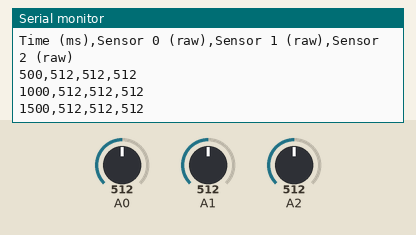
Simulated run of this program. Board: Arduino Uno, built with avr-gcc and run on an emulated ATmega328P. On the bench: the last lines printed to the serial monitor. The inputs (shaded band) are chosen by the test bench; at power-on: A0 = 512, A1 = 512, A2 = 512.

Above: at 1.8 s.
1.9 s: A0 set to 716
At 2.31 s:
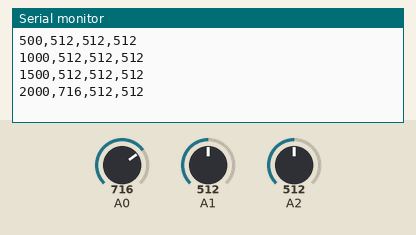
3.4 s: A1 set to 716
At 3.9 s:
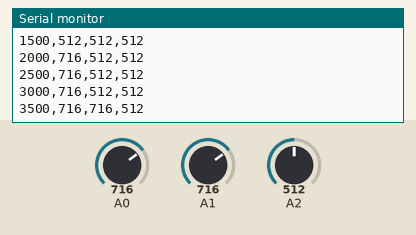
4.9 s: A2 set to 716
At 5.4 s:
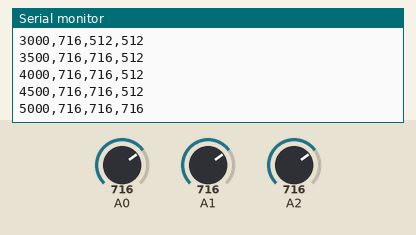
6.4 s: A0 set to 900
At 6.81 s:
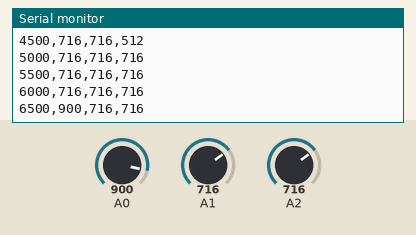
7.9 s: A1 set to 900
At 8.31 s:
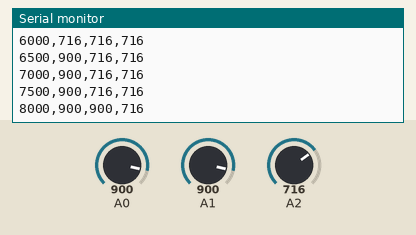
9.4 s: A2 set to 900
At 9.81 s:
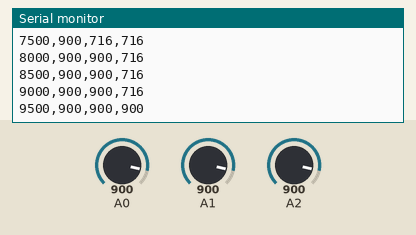
Timing chart, 0 to 11.9 s (numbered marks = the images above; inputs shaded):
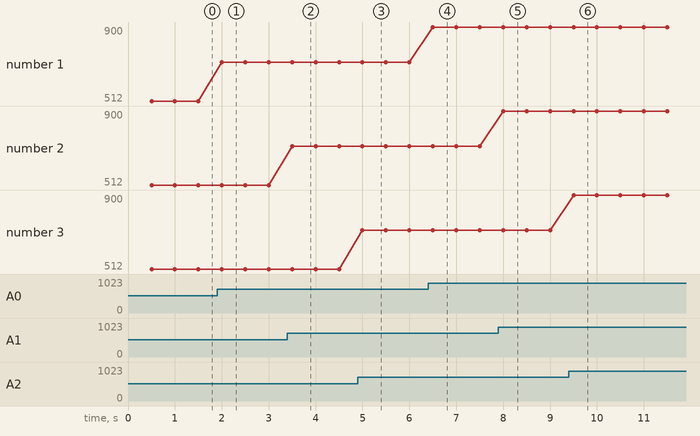

Measured:
- after the input at 1.9 s, the serial monitor: prints a new line after 0.10 s (image 1)
- after the input at 3.4 s, the serial monitor: prints a new line after 0.10 s (image 2)
- after the input at 4.9 s, the serial monitor: prints a new line after 0.10 s (image 3)
- after the input at 6.4 s, the serial monitor: prints a new line after 0.10 s (image 4)
- after the input at 7.9 s, the serial monitor: prints a new line after 0.10 s (image 5)
- after the input at 9.4 s, the serial monitor: prints a new line after 0.10 s (image 6)
- plotted number 1: 512 → 716 after the input at 1.9 s, 716 → 900 after the input at 6.4 s

The program:

main.cpp
```cpp
// This is a data acquisition script for the Arduino.
// It uses non-blocking code to sample the analog pins at a consistent rate.
// You should test the script with your hardware to determine the smallest stable sample interval.

// Author: Prof. Gordon Hoople

#include <Arduino.h>

const unsigned long SAMPLE_PERIOD = 500;  // Sample period in milliseconds, you can adjust this value.

unsigned long previousMillis = 0;  // Stores the last sampling time
bool firstSample = true;          // Flag for first sample

void setup(){
  //Serial Setup
  Serial.begin(115200); // Note the highest recommended serial baud rate for stability is 115200.
  Serial.println("Time (ms),Sensor 0 (raw),Sensor 1 (raw),Sensor 2 (raw)"); // Print header for data
}

void loop() {
  unsigned long currentMillis = millis();
  unsigned long elapsedTime = currentMillis - previousMillis;

  // Check if it's time to take a sample
  if (elapsedTime >= SAMPLE_PERIOD) {
    // Calculate missed samples (only after first sample)
    if (!firstSample) {
      float missedSamples = (float)elapsedTime / (float)SAMPLE_PERIOD - 1.0; // Must use float division or else it rounds down
      if (missedSamples > 0) {
        Serial.print("WARNING: Missed ");
        Serial.print(missedSamples);
        Serial.println(" samples!");
      }
    } else {
      firstSample = false;
    }

    // Save the time of this sample
    previousMillis = currentMillis;

    // Read the input on analog pins.
    // You might want to adapt this part of the code depending on the number of sensors you have.
    int sensorValue0 = analogRead(A0);
    int sensorValue1 = analogRead(A1);
    int sensorValue2 = analogRead(A2);

    // Print out the data
    Serial.print(currentMillis);
    Serial.print(",");
    Serial.print(sensorValue0);
    Serial.print(",");
    Serial.print(sensorValue1);
    Serial.print(",");
    Serial.println(sensorValue2);

  }

}
```
